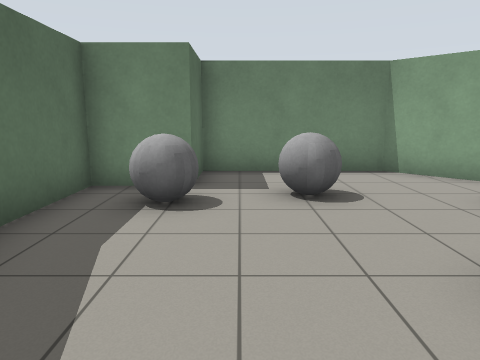
View 1 (above)

13 first-person views from a walk through a robot-simulator world made for Gazebo. The camera is 1.2 m above the floor, tilts 10° down and sees 70° across. The floor is counted in squares, 1 m on a side. Each view is taken from the middle of a square. On the plan, view 1 faces up. The plan holds only what a view shows up to about 14 squares ahead; the rest is blank. The robots in the file are not drawn.

View 2
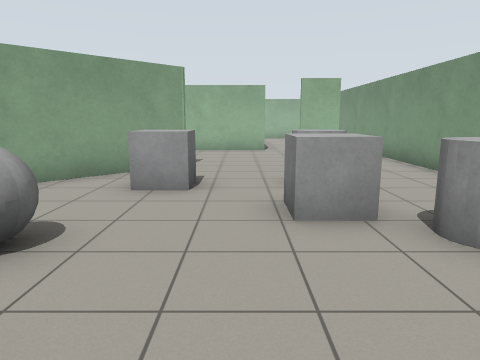

View 3
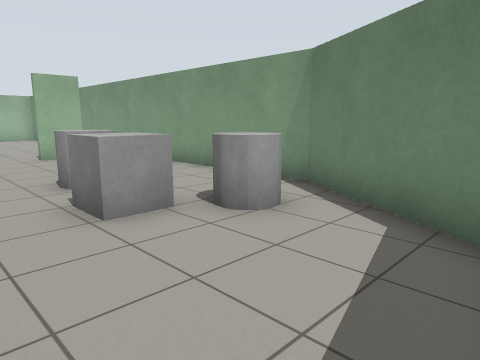

View 4
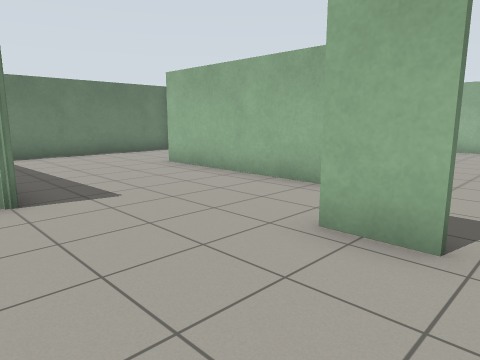

View 5
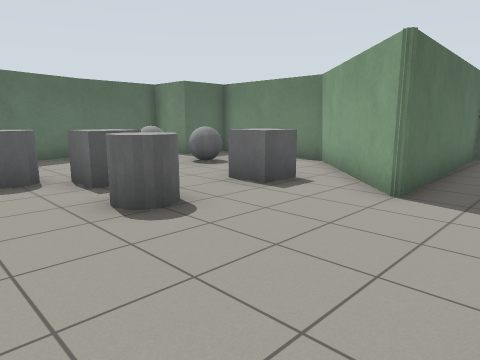

View 6
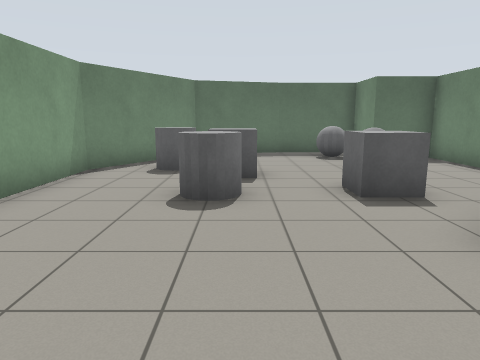

View 7
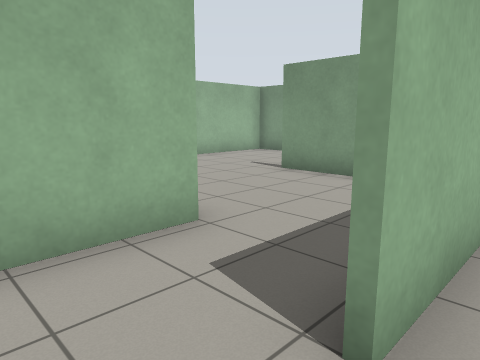

View 8
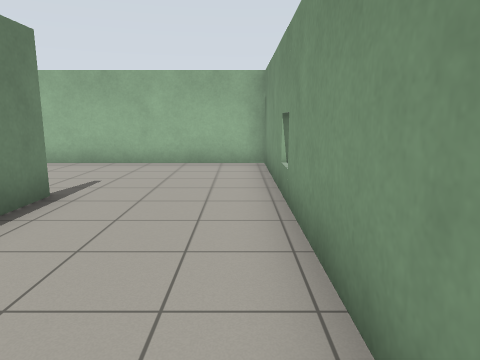

View 9
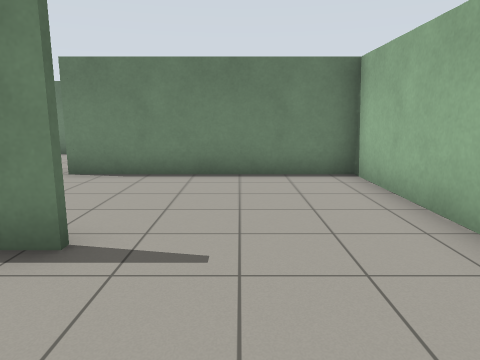

View 10
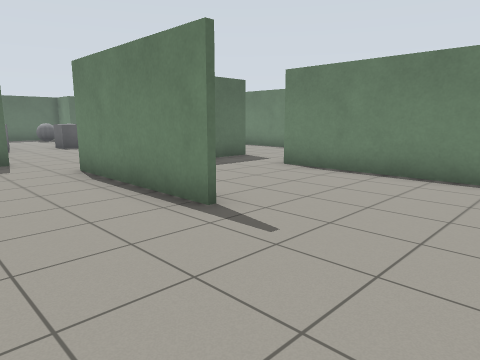

View 11
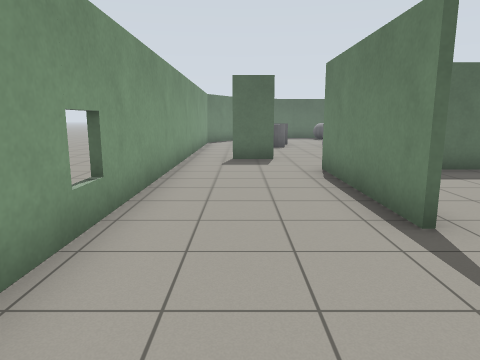

View 12
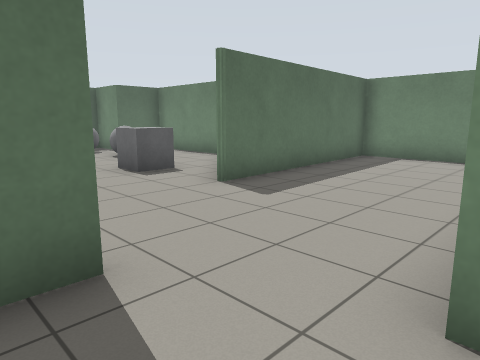

View 13
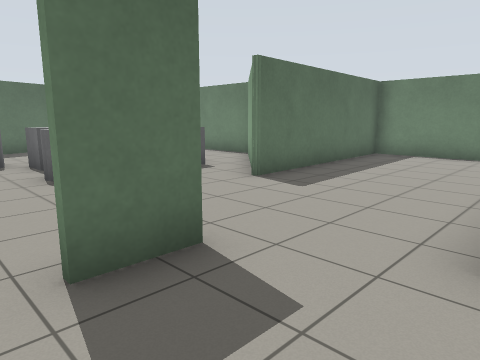

### Floor plan
Ten units are one square. View 1 is at (0, 0); x grows to the right and y downward. Boxes are objects, and circles mark ways between rooms. Rooms are numbered by the first view taken in them; rooms with no view inside come last. Other rooms are left out.
<svg viewBox="-33 -116 243 138">
<path fill="none" stroke="#000" d="M93 2 93 -11M116 -20 116 -76M117 -76 117 -66M-28 -36 -19 -5 18 17 95 17M142 -65 142 -86M140 -111 68 -111 71 -43 34 -80 -9 -80 -9 -62 -27 -62 -27 -34M164 -20 116 -20M144 -22 164 -22M117 -66 117 -49M95 -11 95 2M95 17 205 17 205 -65 142 -65"/>
<rect x="-15" y="-55" width="10" height="10" fill="#bbb"><title>grey ball</title></rect>
<rect x="5" y="-15" width="20" height="20" fill="#bbb"><title>grey cylinder</title></rect>
<rect x="5" y="-65" width="10" height="20" fill="#bbb"><title>grey ball</title></rect>
<rect x="15" y="-25" width="20" height="10" fill="#bbb"><title>grey box</title></rect>
<rect x="35" y="-25" width="20" height="20" fill="#bbb"><title>grey cylinder</title></rect>
<rect x="35" y="-55" width="20" height="20" fill="#bbb"><title>grey box</title></rect>
<circle cx="105" cy="-25" r="3" fill="#2a7"/>
<circle cx="130" cy="-70" r="3" fill="#2a7"/>
<circle cx="90" cy="10" r="3" fill="#2a7"/>
<text x="50" y="-40">1</text>
<text x="160" y="-30">2</text>
</svg>
Room 1 opens to room 2.

Where each view was taken, in squares from view 1:
view 1: 0 up, 0 right, facing up
view 2: 3 up, 2 left, facing right
view 3: 4 up, 2 left, facing down-right
view 4: 1 down, 6 right, facing up-right
view 5: 1 down, 9 right, facing up-left
view 6: 2 up, 10 right, facing left
view 7: 9 up, 11 right, facing down-right
view 8: 1 down, 11 right, facing right
view 9: 1 down, 18 right, facing up
view 10: 1 down, 20 right, facing up-left
view 11: 0 up, 20 right, facing left
view 12: 0 up, 12 right, facing up-left
view 13: 1 down, 12 right, facing up-left
